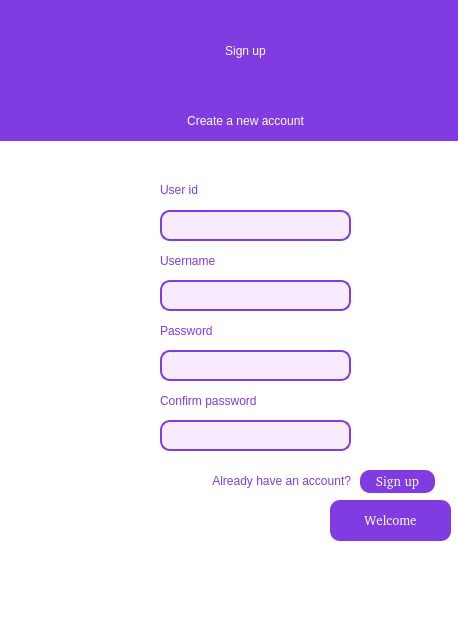
<?xml version="1.0" encoding="UTF-8"?>
<ui version="4.0">
 <class>MainWindow</class>
 <widget class="QMainWindow" name="MainWindow">
  <property name="geometry">
   <rect>
    <x>0</x>
    <y>0</y>
    <width>458</width>
    <height>620</height>
   </rect>
  </property>
  <property name="windowTitle">
   <string>Signup Window</string>
  </property>
  <property name="styleSheet">
   <string notr="true">background-color: rgb(255, 255, 255);</string>
  </property>
  <widget class="QWidget" name="centralwidget">
   <widget class="QLabel" name="username">
    <property name="geometry">
     <rect>
      <x>160</x>
      <y>250</y>
      <width>291</width>
      <height>21</height>
     </rect>
    </property>
    <property name="styleSheet">
     <string notr="true">font: 15pt&quot;Comic Sans MS&quot;;
color:#803CE0;</string>
    </property>
    <property name="text">
     <string>Username</string>
    </property>
    <property name="alignment">
     <set>Qt::AlignLeading|Qt::AlignLeft|Qt::AlignVCenter</set>
    </property>
   </widget>
   <widget class="QLineEdit" name="txt_username">
    <property name="geometry">
     <rect>
      <x>160</x>
      <y>210</y>
      <width>191</width>
      <height>31</height>
     </rect>
    </property>
    <property name="styleSheet">
     <string notr="true">QLineEdit {
	background: #F8EAFF;
	border: 2px solid #803CE0;
	border-radius: 10px;
	color:#803CE0;
	font-family: Arial;
	font:10pt

}

QLineEdit:focus {
		border: 2px solid #FBAD25;


}</string>
    </property>
    <property name="text">
     <string/>
    </property>
   </widget>
   <widget class="QLineEdit" name="txt_userid">
    <property name="geometry">
     <rect>
      <x>160</x>
      <y>280</y>
      <width>191</width>
      <height>31</height>
     </rect>
    </property>
    <property name="styleSheet">
     <string notr="true">QLineEdit {
	background: #F8EAFF;
	border: 2px solid #803CE0;
	border-radius: 10px;
	color:#803CE0;
	font-family: Arial;
	font:10pt

}

QLineEdit:focus {
		border: 2px solid #FBAD25;
}</string>
    </property>
    <property name="text">
     <string/>
    </property>
   </widget>
   <widget class="QLabel" name="email">
    <property name="geometry">
     <rect>
      <x>160</x>
      <y>180</y>
      <width>261</width>
      <height>20</height>
     </rect>
    </property>
    <property name="styleSheet">
     <string notr="true">font: 15pt &quot;Comic Sans MS&quot;;
color:#803CE0;</string>
    </property>
    <property name="text">
     <string>User id</string>
    </property>
    <property name="alignment">
     <set>Qt::AlignLeading|Qt::AlignLeft|Qt::AlignVCenter</set>
    </property>
   </widget>
   <widget class="QLineEdit" name="txt_password">
    <property name="geometry">
     <rect>
      <x>160</x>
      <y>350</y>
      <width>191</width>
      <height>31</height>
     </rect>
    </property>
    <property name="styleSheet">
     <string notr="true">QLineEdit {
	background: #F8EAFF;
	border: 2px solid #803CE0;
	border-radius: 10px;
	color:#803CE0;
	font-family: Arial;
	font:10pt
}

QLineEdit:focus {
		border: 2px solid #FBAD25;
}</string>
    </property>
    <property name="text">
     <string/>
    </property>
   </widget>
   <widget class="QLabel" name="password">
    <property name="geometry">
     <rect>
      <x>160</x>
      <y>320</y>
      <width>291</width>
      <height>21</height>
     </rect>
    </property>
    <property name="styleSheet">
     <string notr="true">font: 15pt&quot;Comic Sans MS&quot;;
color:#803CE0;</string>
    </property>
    <property name="text">
     <string>Password</string>
    </property>
   </widget>
   <widget class="QLabel" name="label">
    <property name="geometry">
     <rect>
      <x>30</x>
      <y>470</y>
      <width>321</width>
      <height>21</height>
     </rect>
    </property>
    <property name="styleSheet">
     <string notr="true">color:#803CE0;font:&quot;Comic Sans MS&quot;;
</string>
    </property>
    <property name="text">
     <string>Already have an account?</string>
    </property>
    <property name="alignment">
     <set>Qt::AlignRight|Qt::AlignTrailing|Qt::AlignVCenter</set>
    </property>
   </widget>
   <widget class="QPushButton" name="btn_signup">
    <property name="geometry">
     <rect>
      <x>360</x>
      <y>470</y>
      <width>75</width>
      <height>23</height>
     </rect>
    </property>
    <property name="styleSheet">
     <string notr="true">QPushButton {
	
	background-color: rgb(128, 60, 224);
	border-radius:10px;
	font: 10pt, Arial;
	color: white;

}

QPushButton:hover{
	
	background-color: rgb(193, 81, 241);

}</string>
    </property>
    <property name="text">
     <string>Sign up</string>
    </property>
   </widget>
   <widget class="QLineEdit" name="txt_confirm_password">
    <property name="geometry">
     <rect>
      <x>160</x>
      <y>420</y>
      <width>191</width>
      <height>31</height>
     </rect>
    </property>
    <property name="styleSheet">
     <string notr="true">QLineEdit {
	background: #F8EAFF;
	border: 2px solid #803CE0;
	border-radius: 10px;
	color:#803CE0;
	font-family: Arial;
	font:10pt
}

QLineEdit:focus {
		border: 2px solid #FBAD25;
}</string>
    </property>
    <property name="text">
     <string/>
    </property>
   </widget>
   <widget class="QLabel" name="password_2">
    <property name="geometry">
     <rect>
      <x>160</x>
      <y>390</y>
      <width>291</width>
      <height>21</height>
     </rect>
    </property>
    <property name="styleSheet">
     <string notr="true">font: 15pt&quot;Comic Sans MS&quot;;
color:#803CE0;</string>
    </property>
    <property name="text">
     <string>Confirm password</string>
    </property>
    <property name="alignment">
     <set>Qt::AlignLeading|Qt::AlignLeft|Qt::AlignVCenter</set>
    </property>
   </widget>
   <widget class="QLabel" name="signup">
    <property name="geometry">
     <rect>
      <x>0</x>
      <y>-40</y>
      <width>491</width>
      <height>181</height>
     </rect>
    </property>
    <property name="styleSheet">
     <string notr="true">font: 24pt &quot;Comic Sans MS&quot;;
color: white;
background-color: rgb(128, 60, 224);</string>
    </property>
    <property name="text">
     <string>Sign up</string>
    </property>
    <property name="alignment">
     <set>Qt::AlignCenter</set>
    </property>
   </widget>
   <widget class="QLabel" name="label_2">
    <property name="geometry">
     <rect>
      <x>70</x>
      <y>110</y>
      <width>351</width>
      <height>21</height>
     </rect>
    </property>
    <property name="styleSheet">
     <string notr="true">font: &quot;Comic Sans MS&quot;;
color: white;
background-color: rgb(128, 60, 224);</string>
    </property>
    <property name="text">
     <string>Create a new account</string>
    </property>
    <property name="alignment">
     <set>Qt::AlignCenter</set>
    </property>
   </widget>
   <widget class="QPushButton" name="btn_welcome">
    <property name="geometry">
     <rect>
      <x>330</x>
      <y>500</y>
      <width>121</width>
      <height>41</height>
     </rect>
    </property>
    <property name="styleSheet">
     <string notr="true">QPushButton {
	
	background-color: rgb(128, 60, 224);
	border-radius:10px;
	font: 10pt, Arial;
	color: white;

}

QPushButton:hover{
	
	background-color: rgb(193, 81, 241);

}</string>
    </property>
    <property name="text">
     <string>Welcome</string>
    </property>
   </widget>
  </widget>
  <widget class="QMenuBar" name="menubar">
   <property name="geometry">
    <rect>
     <x>0</x>
     <y>0</y>
     <width>458</width>
     <height>22</height>
    </rect>
   </property>
  </widget>
  <widget class="QStatusBar" name="statusbar"/>
 </widget>
 <resources/>
 <connections/>
</ui>
